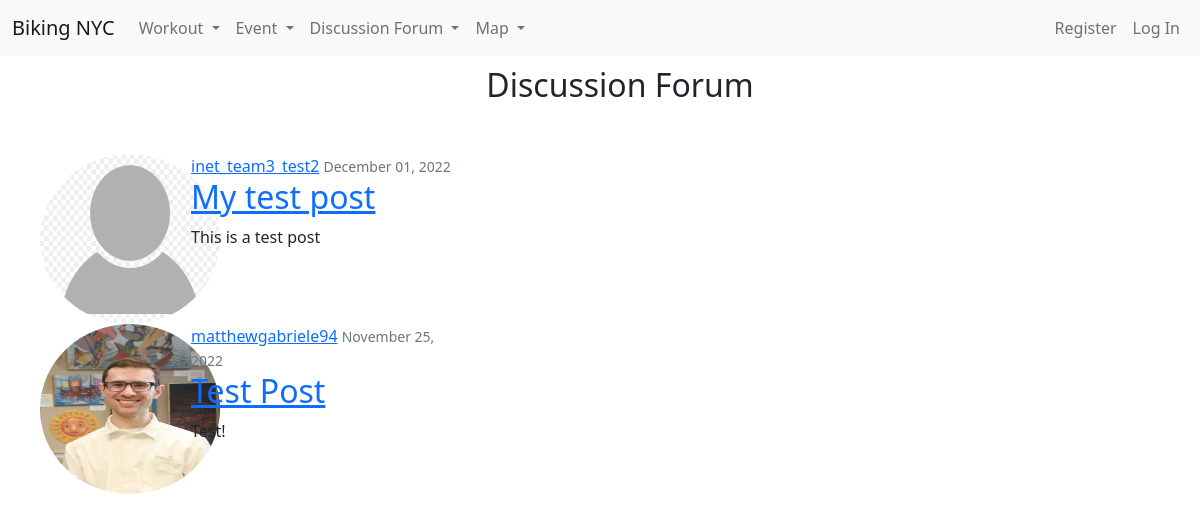
Page /post on the committed database.
### bikingapp/models.py (models this page shows, shortened)
class Post(models.Model):
    title = models.CharField(max_length=100)
    content = models.TextField()
    date_posted = models.DateTimeField(default=timezone.now)
    author = models.ForeignKey(settings.AUTH_USER_MODEL, on_delete=models.CASCADE)

class CustomUser(AbstractUser):
    def image_upload_to(self, instance=None):
        if instance:
            return os.path.join("Users", self.username, instance)
        return None
    STATUS = (
        ("regular", "regular"),
        ("subscriber", "subscriber"),
        ("moderator", "moderator"),
    )
    email = models.EmailField(unique=True)
    status = models.CharField(max_length=100, choices=STATUS, default="regular")
    description = models.TextField(
        "Description", max_length=600, default="", blank=True
    )
    image = models.ImageField(default="default/user.jpg", upload_to=image_upload_to)
    def __str__(self):
        return self.username

### bikingapp/views.py (the view)
# urls.py: path("post", PostListView.as_view(), name="forum"),
class PostListView(ListView):
    model = Post
    template_name = "discforum/forum.html"  # <app>/<model>_<viewtype>.html <- default template for class-based views, if template_name not specified # noqa: E501
    context_object_name = "posts"
    ordering = ["-date_posted"]

### bikingapp/templates/discforum/forum.html (shortened to what this page needs)
{% extends 'base.html' %}
  {% load static %}
  {% block content %}
  <div class = "text-center" style="margin-bottom: 50px">
  <h2>Discussion Forum</h2>
  </div>
    {% for post in posts %}
      <div class = "col-6 content-section2">
        <div class = "row">
          <div class="col-3">
            <article class="media">
                <img width="180px" height="170px" class="rounded-circle article-img"
                  src="{{ post.author.image.url }}">
          </div>
          <div class="col-6">
                <div class="media-body">
                <div class="article-metadata">
                    <a class="mr-2" href="#">{{ post.author }}</a>
                    <small class="text-muted">{{ post.date_posted|date:"F d, Y" }}</small>
                </div>
                <h2><a class="article-title" href="{% url 'post-detail' post.id %}">{{ post.title }}</a></h2>
                <p class="article-content">{{ post.content }}</p>
                </div>
          </div>
        </div>
      </div>
    {% endfor %}
  {% endblock content %}

### rows in the picture
Post: author.image (placeholder picture), author "inet_team3_test2", date_posted "December 01, 2022", title "My test post", content "This is a test post"
Post: author.image (picture), author "matthewgabriele94", date_posted "November 25, 2022", title "Test Post", content "Test!"
